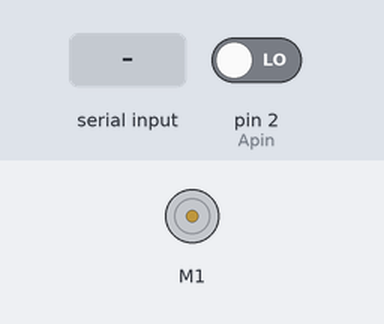
This sketch was run on a simulated Arduino Mega 2560, built with avr-gcc and run on an emulated ATmega2560. On the bench: DC motor (green arrow = forward, orange = backward, longer = faster). The inputs (shaded band) are chosen by the test bench; at power-on: pin 2 (Apin) LOW. What the sketch prints to the serial monitor is not drawn.

Above: at 1.2 s.
1.3 s: "5\n" received over Serial
At 1.38 s:
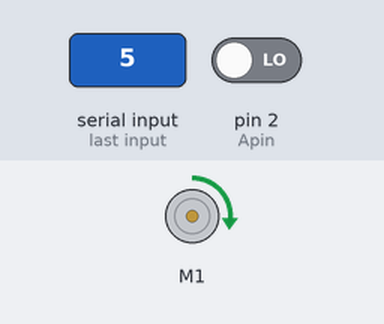
At 3.8 s:
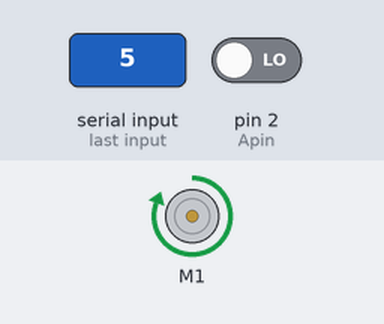
Timing chart, 0 to 5.3 s (numbered marks = the images above; inputs shaded):
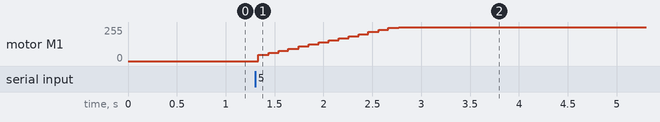

Measured:
- after the input at 1.3 s, motor M1: moves from stopped to forward 255/255 over 1.4 s, starting at once

The sketch:

pos_display.ino
```cpp
#include <digitalWriteFast.h>

#define Apin 2
#define Bpin 3// interrupt pin
#include <USBSabertooth.h>
USBSabertoothSerial C(Serial1);
USBSabertooth ST(C, 128);

 #include <PID_v1.h>


//Define Variables we'll be connecting to
 double Setpoint=0,  Output;
double Input=0;
//Specify the links and initial tuning parameters
int i=100;
//double Kp=i, Ki=0, Kd=0;
double Kp=i*0.5, Ki=i*2.5, Kd=i/20;
PID myPID(&Input, &Output, &Setpoint, Kp, Ki, Kd, DIRECT);

volatile long counter =0;


void setup() {
   Serial.begin(9600);
   Serial1.begin(9600);
    pinModeFast(Apin, INPUT);
    pinModeFast(Bpin, INPUT);
   attachInterrupt(0, Arise, RISING);
   ST.freewheel(false);
   myPID.SetMode(AUTOMATIC);
   myPID.SetOutputLimits(-2047,2047);
   myPID.SetSampleTime(100);


}
int milli;
int sign=1;
void loop() {

  if(Serial.available())
 {milli=Serial.parseInt();
   if (Serial.read()=='-') sign*=-1;

  Setpoint=milli*sign;

 }

 Input=counter/252.84158;
 Serial.println(Input);
 myPID.Compute();
 //Serial.print(Output);Serial.print(',');Serial.println(Input);
ST.motor(1,Output);

}


void Arise()
{
  if (  digitalReadFast(Bpin)==digitalReadFast(Apin) )
    counter ++;
  else
    counter --;

}
```
